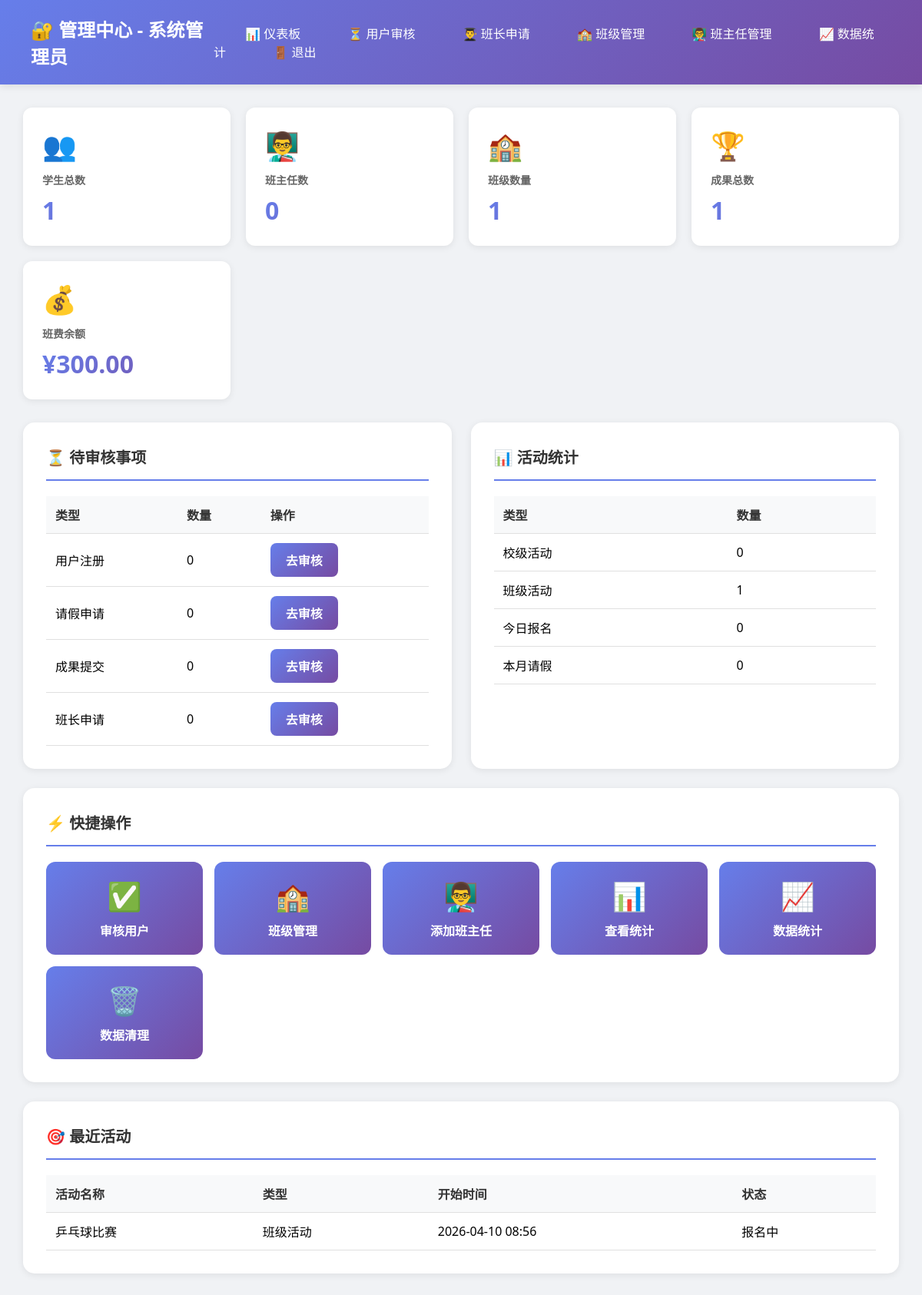
The page /admin/dashboard (signed in) on the database its author committed.
### models.py (models this page shows, shortened)
class User(UserMixin, db.Model):
    __tablename__ = 'users'
    id = db.Column(db.Integer, primary_key=True)
    username = db.Column(db.String(80), unique=True, nullable=False)
    real_name = db.Column(db.String(80), nullable=False)
    student_id = db.Column(db.String(20), unique=True, nullable=False)
    phone = db.Column(db.String(20), nullable=False)
    email = db.Column(db.String(120), nullable=False)
    password_hash = db.Column(db.String(256), nullable=False)
    role = db.Column(db.String(20), default='student')
    status = db.Column(db.String(20), default='pending')
    class_id = db.Column(db.Integer, db.ForeignKey('classes.id'), nullable=True)
    created_at = db.Column(db.DateTime, default=datetime.utcnow)
    monitor_application = db.Column(db.String(20), default='none')
    leaves = db.relationship('Leave', backref='student', lazy=True, foreign_keys='Leave.student_id')
    reviewed_leaves = db.relationship('Leave', backref='reviewer', lazy=True, foreign_keys='Leave.reviewed_by')
    achievements = db.relationship('Achievement', backref='submitter', lazy=True, foreign_keys='Achievement.submitter_id')
    reviewed_achievements = db.relationship('Achievement', backref='reviewer', lazy=True, foreign_keys='Achievement.reviewed_by')
    activity_registrations = db.relationship('ActivityRegistration', backref='student', lazy=True)
    created_activities = db.relationship('Activity', backref='creator', lazy=True, foreign_keys='Activity.created_by')
    check_in_records = db.relationship('CheckInRecord', backref='student', lazy=True)

class Activity(db.Model):
    __tablename__ = 'activities'
    id = db.Column(db.Integer, primary_key=True)
    class_id = db.Column(db.Integer, db.ForeignKey('classes.id'), nullable=True)
    title = db.Column(db.String(200), nullable=False)
    description = db.Column(db.Text)
    location = db.Column(db.String(200))
    start_time = db.Column(db.DateTime, nullable=False)
    end_time = db.Column(db.DateTime, nullable=False)
    max_participants = db.Column(db.Integer)
    created_by = db.Column(db.Integer, db.ForeignKey('users.id'), nullable=False)
    created_at = db.Column(db.DateTime, default=datetime.utcnow)
    status = db.Column(db.String(20), default='open')
    check_in_enabled = db.Column(db.Boolean, default=False)
    check_in_code = db.Column(db.String(100), nullable=True)
    activity_type = db.Column(db.String(20), default='class')
    registrations = db.relationship('ActivityRegistration', backref='activity', lazy=True)
    check_in_records = db.relationship('CheckInRecord', backref='activity', lazy=True)
    @property
    def status_name(self):
        statuses = {'open': '报名中', 'closed': '已结束', 'cancelled': '已取消'}
        return statuses.get(self.status, '未知')
    @property
    def activity_type_name(self):
        types = {
            'school': '校级活动',
            'class': '班级活动'
        }
        return types.get(self.activity_type, '未知')

### app.py (the view)
@app.route('/admin/dashboard')
@login_required
@admin_required
def admin_dashboard():
    pending_users = User.query.filter_by(status='pending').count()
    pending_leaves = Leave.query.filter_by(status='pending').count()
    pending_achievements = Achievement.query.filter_by(status='pending').count()
    pending_monitors = User.query.filter_by(monitor_application='pending').count()
    activities = Activity.query.order_by(Activity.created_at.desc()).limit(5).all()
    total_classes = Class.query.count()
    total_students = User.query.filter_by(role='student', status='approved').count()
    total_teachers = User.query.filter_by(role='teacher', status='approved').count()
    total_achievements = Achievement.query.filter_by(status='approved').count()
    school_activities = Activity.query.filter_by(activity_type='school').count()
    class_activities = Activity.query.filter_by(activity_type='class').count()
    total_income = db.session.query(db.func.sum(ClassFund.amount)).filter_by(type='income').scalar() or 0
    total_expense = db.session.query(db.func.sum(ClassFund.amount)).filter_by(type='expense').scalar() or 0
    balance = total_income - total_expense
    today = datetime.now().date()
    today_registrations = ActivityRegistration.query.filter(
        db.func.date(ActivityRegistration.registered_at) == today
    ).count()
    month_start = today.replace(day=1)
    if today.month == 12:
        month_end = today.replace(year=today.year + 1, month=1, day=1)
    else:
        month_end = today.replace(month=today.month + 1, day=1)
    this_month_leaves = Leave.query.filter(
        Leave.applied_at >= month_start,
        Leave.applied_at < month_end
    ).count()
    return render_template('admin/dashboard.html',
                           pending_users=pending_users,
                           pending_leaves=pending_leaves,
                           pending_achievements=pending_achievements,
                           pending_monitors=pending_monitors,
                           activities=activities,
                           total_classes=total_classes,
                           total_students=total_students,
                           total_teachers=total_teachers,
                           total_achievements=total_achievements,
                           school_activities=school_activities,
                           class_activities=class_activities,
                           balance=balance,
                           today_registrations=today_registrations,
                           this_month_leaves=this_month_leaves)

### app.py (called while the page is built)
@login_manager.user_loader
def load_user(user_id):
    return db.session.get(User, int(user_id))

@app.context_processor
def utility_processor():
    return {
        'now': datetime.now,
        'len': len
    }

### templates/admin/dashboard.html (shortened to what this page needs)
<!DOCTYPE html>
<html lang="zh-CN">
<head>
</head>
<body>
    <div class="navbar">
        <h1>🔐 管理中心 - {{ current_user.real_name }}</h1>
        <div class="nav-links">
            <a href="{{ url_for('admin_dashboard') }}">📊 仪表板</a>
            <a href="{{ url_for('pending_users') }}">⏳ 用户审核</a>
            <a href="{{ url_for('monitor_applications') }}">👨‍🎓 班长申请</a>
            <a href="{{ url_for('admin_classes') }}">🏫 班级管理</a>
            <a href="{{ url_for('admin_teachers') }}">👨‍🏫 班主任管理</a>
            <a href="{{ url_for('statistics') }}">📈 数据统计</a>
            <a href="{{ url_for('logout') }}">🚪 退出</a>
        </div>
    </div>
    <div class="container">
        <div class="stats-grid">
            <div class="stat-card">
                <div class="icon">👥</div>
                <h3>学生总数</h3>
                <div class="value">{{ total_students }}</div>
            </div>
            <div class="stat-card">
                <div class="icon">👨‍🏫</div>
                <h3>班主任数</h3>
                <div class="value">{{ total_teachers }}</div>
            </div>
            <div class="stat-card">
                <div class="icon">🏫</div>
                <h3>班级数量</h3>
                <div class="value">{{ total_classes }}</div>
            </div>
            <div class="stat-card">
                <div class="icon">🏆</div>
                <h3>成果总数</h3>
                <div class="value">{{ total_achievements }}</div>
            </div>
            <div class="stat-card">
                <div class="icon">💰</div>
                <h3>班费余额</h3>
                <div class="value">¥{{ "%.2f"|format(balance) }}</div>
            </div>
        </div>
        <div class="grid">
            <div class="card">
                <h2>⏳ 待审核事项</h2>
                <table>
                    <thead>
                        <tr>
                            <th>类型</th>
                            <th>数量</th>
                            <th>操作</th>
                        </tr>
                    </thead>
                    <tbody>
                        <tr>
                            <td>用户注册</td>
                            <td>{{ pending_users }}</td>
                            <td><a href="{{ url_for('pending_users') }}" class="btn btn-primary">去审核</a></td>
                        </tr>
                        <tr>
                            <td>请假申请</td>
                            <td>{{ pending_leaves }}</td>
                            <td><a href="{{ url_for('leave_review') }}" class="btn btn-primary">去审核</a></td>
                        </tr>
                        <tr>
                            <td>成果提交</td>
                            <td>{{ pending_achievements }}</td>
                            <td><a href="{{ url_for('achievements_review') }}" class="btn btn-primary">去审核</a></td>
                        </tr>
                        <tr>
                            <td>班长申请</td>
                            <td>{{ pending_monitors }}</td>
                            <td><a href="{{ url_for('monitor_applications') }}" class="btn btn-primary">去审核</a></td>
                        </tr>
                    </tbody>
                </table>
            </div>
            <div class="card">
                <h2>📊 活动统计</h2>
                <table>
                    <thead>
                        <tr>
                            <th>类型</th>
                            <th>数量</th>
                        </tr>
                    </thead>
                    <tbody>
                        <tr>
                            <td>校级活动</td>
                            <td>{{ school_activities }}</td>
                        </tr>
                        <tr>
                            <td>班级活动</td>
                            <td>{{ class_activities }}</td>
                        </tr>
                        <tr>
                            <td>今日报名</td>
                            <td>{{ today_registrations }}</td>
                        </tr>
                        <tr>
                            <td>本月请假</td>
                            <td>{{ this_month_leaves }}</td>
                        </tr>
                    </tbody>
                </table>
            </div>
        </div>
        <div class="card" style="margin-top: 25px;">
            <h2>⚡ 快捷操作</h2>
            <div class="quick-actions">
                <a href="{{ url_for('pending_users') }}" class="action-btn">
                    <div style="font-size: 36px; margin-bottom: 8px;">✅</div>
                    <div>审核用户</div>
                </a>
                <a href="{{ url_for('admin_classes') }}" class="action-btn">
                    <div style="font-size: 36px; margin-bottom: 8px;">🏫</div>
                    <div>班级管理</div>
                </a>
                <a href="{{ url_for('admin_teachers') }}" class="action-btn">
                    <div style="font-size: 36px; margin-bottom: 8px;">👨‍🏫</div>
                    <div>添加班主任</div>
                </a>
                <a href="{{ url_for('statistics') }}" class="action-btn">
                    <div style="font-size: 36px; margin-bottom: 8px;">📊</div>
                    <div>查看统计</div>
                </a>
                <a href="{{ url_for('data_statistics') }}" class="action-btn">
                    <div style="font-size: 36px; margin-bottom: 8px;">📈</div>
                    <div>数据统计</div>
                </a>
                <a href="{{ url_for('cleanup_data') }}" class="action-btn">
                    <div style="font-size: 36px; margin-bottom: 8px;">🗑️</div>
                    <div>数据清理</div>
                </a>
            </div>
        </div>
        {% if activities %}
        <div class="card" style="margin-top: 25px;">
            <h2>🎯 最近活动</h2>
            <table>
                <thead>
                    <tr>
                        <th>活动名称</th>
                        <th>类型</th>
                        <th>开始时间</th>
                        <th>状态</th>
                    </tr>
                </thead>
                <tbody>
                    {% for activity in activities %}
                    <tr>
                        <td>{{ activity.title }}</td>
                        <td>{{ activity.activity_type_name }}</td>
                        <td>{{ activity.start_time.strftime('%Y-%m-%d %H:%M') }}</td>
                        <td>{{ activity.status_name }}</td>
                    </tr>
                    {% endfor %}
                </tbody>
            </table>
        </div>
        {% endif %}
    </div>
</body>
</html>

### templates/admin/dashboard.html (style rules this page uses)
* { margin: 0; padding: 0; box-sizing: border-box; }
body { font-family: 'Segoe UI', Tahoma, Geneva, Verdana, sans-serif; background: #f0f2f5; }
.navbar { background: linear-gradient(135deg, #667eea 0%, #764ba2 100%); color: white; padding: 20px 40px; display: flex; justify-content: space-between; align-items: center; box-shadow: 0 2px 10px rgba(0,0,0,0.1); }
.navbar h1 { font-size: 24px; font-weight: 600; }
.nav-links a { color: white; text-decoration: none; margin-left: 25px; padding: 8px 16px; border-radius: 6px; transition: background 0.3s; }
.container { max-width: 1400px; margin: 30px auto; padding: 0 30px; }
.stats-grid { display: grid; grid-template-columns: repeat(auto-fit, minmax(220px, 1fr)); gap: 20px; margin-bottom: 30px; }
.stat-card { background: white; padding: 25px; border-radius: 12px; box-shadow: 0 2px 10px rgba(0,0,0,0.08); transition: transform 0.3s, box-shadow 0.3s; }
.stat-card .icon { font-size: 36px; margin-bottom: 10px; }
.stat-card h3 { color: #666; font-size: 14px; margin-bottom: 8px; }
.stat-card .value { font-size: 32px; font-weight: bold; background: linear-gradient(135deg, #667eea 0%, #764ba2 100%); -webkit-background-clip: text; -webkit-text-fill-color: transparent; }
.grid { display: grid; grid-template-columns: repeat(auto-fit, minmax(400px, 1fr)); gap: 25px; }
.card { background: white; padding: 30px; border-radius: 15px; box-shadow: 0 2px 10px rgba(0,0,0,0.08); transition: transform 0.3s; }
.card h2 { margin-bottom: 20px; color: #333; font-size: 20px; padding-bottom: 15px; border-bottom: 2px solid #667eea; }
table { width: 100%; border-collapse: collapse; }
th, td { padding: 12px; text-align: left; border-bottom: 1px solid #e0e0e0; }
th { background: #f8f9fa; font-weight: 600; color: #333; }
.btn { padding: 10px 20px; border: none; border-radius: 8px; cursor: pointer; text-decoration: none; display: inline-block; font-weight: 600; transition: all 0.3s; }
.btn-primary { background: linear-gradient(135deg, #667eea 0%, #764ba2 100%); color: white; }
.quick-actions { display: grid; grid-template-columns: repeat(auto-fit, minmax(180px, 1fr)); gap: 15px; margin-top: 20px; }
.action-btn { padding: 20px; background: linear-gradient(135deg, #667eea 0%, #764ba2 100%); color: white; text-decoration: none; border-radius: 12px; text-align: center; transition: all 0.3s; font-weight: 600; }

### rows shown on the page
User: real_name "系统管理员"
Activity: title "乒乓球比赛", activity_type_name "班级活动", start_time "2026-04-10 08:56", status_name "报名中"

### other values the page prints
{{ total_students }} "1"
{{ total_teachers }} "0"
{{ total_classes }} "1"
{{ total_achievements }} "1"
{{ "%.2f"|format(balance) }} "300.00"
{{ pending_users }} "0"
{{ pending_leaves }} "0"
{{ pending_achievements }} "0"
{{ pending_monitors }} "0"
{{ school_activities }} "0"
{{ class_activities }} "1"
{{ today_registrations }} "0"
{{ this_month_leaves }} "0"
